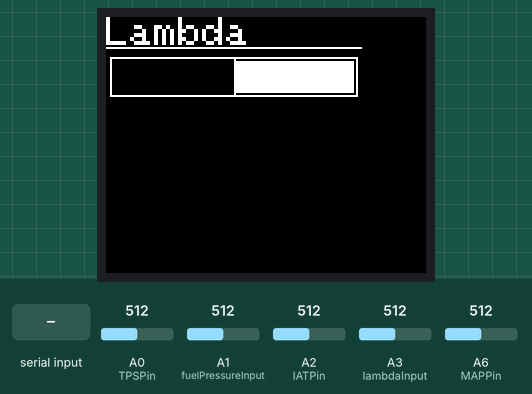
This sketch was run on a simulated Arduino Nano, built with avr-gcc and run on an emulated ATmega328P. Shown: 160×128 colour display. The test bench sets the inputs (shaded band); at power-on: A0 (TPSPin) = 512, A1 (fuelPressureInput) = 512, A2 (IATPin) = 512, A3 (lambdaInput) = 512, A6 (MAPPin) = 512. Storage starts empty; EEPROM starts erased; what the sketch prints to the serial monitor is not drawn.

Above: at 8.4 s.
8.5 s: "c" received over Serial
At 9.8 s:
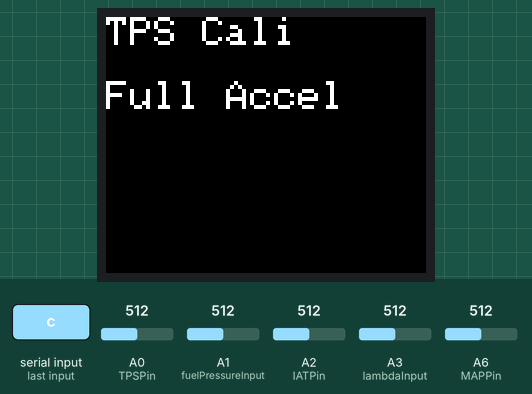
11.5 s: "0" received over Serial
At 13.6 s:
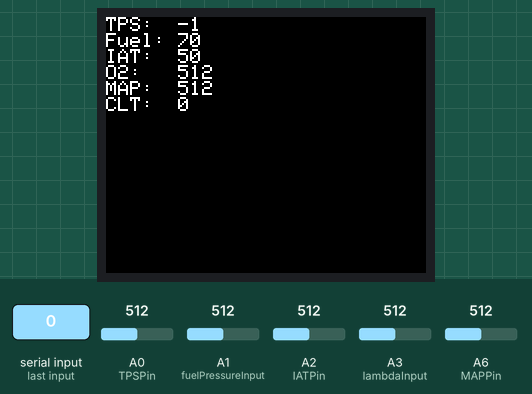
14.1 s: "1" received over Serial
At 15.2 s:
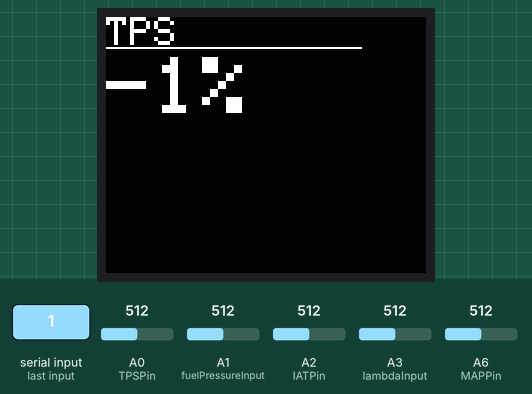
15.6 s: "2" received over Serial
At 16.7 s:
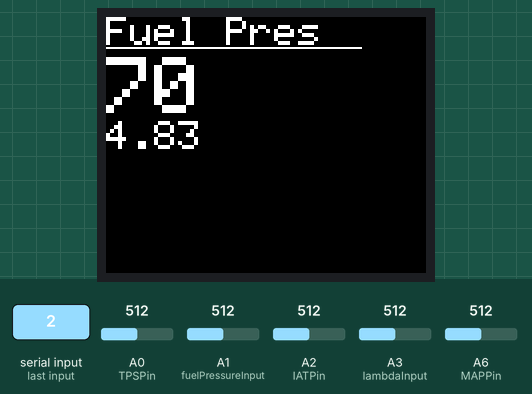
17.1 s: "3" received over Serial
At 18.3 s:
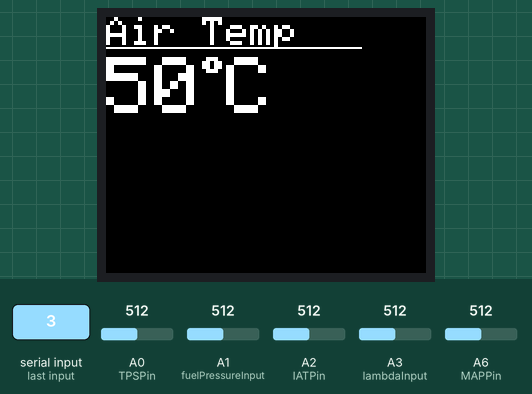
18.6 s: "5" received over Serial
At 19.3 s:
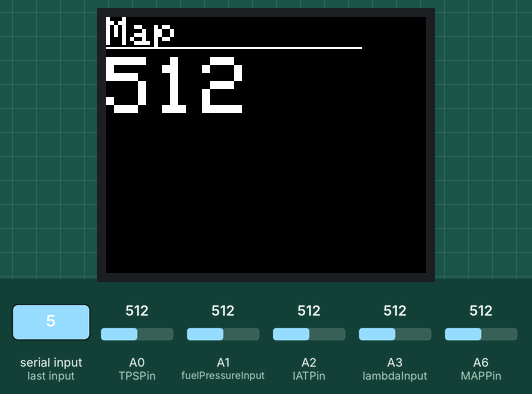
Timing chart, 0 to 21.1 s (numbered marks = the images above; inputs shaded):
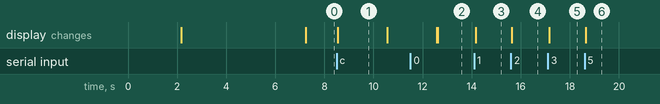

The sketch:

carDataLogger.ino
```cpp
#include <EEPROM.h>
#include <SPI.h>
#include <SD.h>

#include <Adafruit_GFX.h>
#include <Adafruit_ST7735.h> // Hardware-specific library for ST7735

#define TFT_CS         10
#define TFT_RST       3 // Or set to -1 and connect to Arduino RESET pin
#define TFT_DC         4

// Color definitions
#define BLACK    0x0000
#define BLUE     0x001F
#define RED      0xF800
#define GREEN    0x07E0
#define CYAN     0x07FF
#define MAGENTA  0xF81F
#define YELLOW   0xFFE0
#define WHITE    0xFFFF

Adafruit_ST7735 display = Adafruit_ST7735(TFT_CS, TFT_DC, TFT_RST);

char receivedChar;
boolean newData = false;
boolean calibration = false;
boolean calTPS = false;
int filename = 0;
char csvFile[8];

///////////////
// Pin Setup //
///////////////

const int TPSPin = A0;
const int fuelPressureInput = A1;
const int IATPin = A2;
const int lambdaInput = A3;
const int MAPPin = A6;
const int coolantPin = A7;
const int led = 5;
const int button = 2;

/////////////////////////
// Sensor Min Max Vars //
/////////////////////////

int TPSMax = 1023;
int TPSMin = 0;

int TPSMaxAddress = 10;
int TPSMinAddress = 20;
int FuelPressureMaxAddress = 30;
int FuelPressureMinAddress = 40;

const bool narrowbandLambda = true;
const int narrowbandThreshold = 100; //mV
//const int narrowbandThreshold = 512; //mV

const int chipSelect = 2;

int isrCounter = 0;
volatile byte state = LOW;

int page = 4;
int oldPage = 0;

void setup() {

//    pinMode(led, OUTPUT);
//    pinMode(button, INPUT);
//    attachInterrupt(digitalPinToInterrupt(button), my_interrupt_handler, FALLING);

    // Use this initializer if using a 1.8" TFT screen:
    display.initR(INITR_BLACKTAB);      // Init ST7735S chip, black tab
    display.setRotation(1);

    // Show initial display buffer contents on the screen --
    // the library initializes this with an Adafruit splash screen.
    //display.display();
    delay(2000); // Pause for 2 seconds

    // Clear the buffer
    display.fillScreen(BLACK);

    // Draw a single pixel in white
    display.drawPixel(10, 10, WHITE);

    // Show the display buffer on the screen. You MUST call display() after
    // drawing commands to make them visible on screen!
    //display.display();
    delay(2000);

    Serial.begin(115200);
    Serial.println("<Arduino is ready>");
    Serial.println("Reading Values from EEPROM");

    TPSMax = EEPROM.read(TPSMaxAddress) * 4;
    TPSMin = EEPROM.read(TPSMinAddress) * 4;

    Serial.print("TPS Max : ");
    Serial.println(TPSMax);

    Serial.print("TPS Min : ");
    Serial.println(TPSMin);

    // see if the card is present and can be initialized:
    if (!SD.begin(chipSelect)) {
      Serial.println("Card failed, or not present");
      // don't do anything more:
      while (1);
    }
    Serial.println("card initialized.");

    for(int x=0; x<1000; x++){
      // Check to see if the file exists:
      char filename[8];
      sprintf(filename, "%03d.CSV", x);
      Serial.println(filename);
      if (SD.exists(filename)) {
        Serial.println(filename);
      }
      else {
        sprintf(csvFile, "%03d.CSV", x);
        break;
      }
    }


    File dataFile = SD.open(csvFile, FILE_WRITE);
    if (dataFile) {
      dataFile.println("TPS,FuelP,IAT,Lambda,MAP,Alert Level");
      dataFile.close();
    }

    delay(3000);
}

void loop() {
    recvOneChar();
    showNewData();
    processData();
}

void recvOneChar() {
    if (Serial.available() > 0) {
        receivedChar = Serial.read();
        newData = true;
    }
}

void showNewData() {
    if (newData == true) {
        Serial.print("This just in ... ");
        Serial.println(receivedChar);
        if ( receivedChar == 'c' ) {
          calibration = true;
        }
        if ( receivedChar == 'x' ) {
          calibration = false;
        }

        if ( receivedChar == '0' ) {
          page = 0;
        }

        if ( receivedChar == '1' ) {
          page = 1;
        }
        if ( receivedChar == '2' ) {
          page = 2;
        }
        if ( receivedChar == '3' ) {
          page = 3;
        }
        if ( receivedChar == '4' ) {
          page = 4;
        }
        if ( receivedChar == '5' ) {
          page = 5;
        }
        if ( receivedChar == '6' ) {
          page = 6;
        }
        if ( receivedChar == '7' ) {
          page = 7;
        }

        newData = false;
    }
}

void analog_gauge(int sensor, int type) {
    // Credit for the basics of the pointer from this page
    // https://forum.arduino.cc/t/cos-sin-analog-needle-gauge-line-code-display-using-adafruit_ssd1306-128x64/529669

    float angle  = (PI/1023) * sensor;                        // map analog in 0,1023, to 0.00,3.14
    int length = 40;                                       // line height Ratio of Screen 0-64
    const byte x0 = 64;                                    // x0 Line Start 0-128
    const byte y0 = 127;                                    // y0 Line Start 0-64
                             // y0 Line Start 0-64

    display.drawCircle(x0, y0, 45, WHITE);

    byte x1 = x0 - length * cos (angle);
    byte y1 = y0 - length * sin (angle);

    display.drawLine(x0, y0, x1, y1, WHITE); // write to screen
    //display.setCursor

}

void processData() {
    if (calibration == true) {
        display.fillScreen(BLACK);
        display.setTextColor(WHITE);
        display.setCursor(0,0);
        display.setTextSize(2); // Draw 2X-scale text
        display.println("TPS Cali");
        display.println();
        display.println("Full Accel");
        //display.println("Reading will be taken in 2 seconds");
        //display.display();
        delay(2000);
        TPSMax = analogRead(TPSPin);
        display.fillScreen(BLACK);
        display.setCursor(0,0);
        display.println("TPS Cali");
        display.println();
        display.println("No Accel");
        //display.println("Reading will be taken in 2 seconds");
        //display.display();
        delay(2000);
        display.fillScreen(BLACK);
        //display.display();
        TPSMin = analogRead(TPSPin);
        EEPROM.update(TPSMaxAddress, TPSMax/4);
        EEPROM.update(TPSMinAddress, TPSMin/4);
        calibration = false;
    }
    else {


      String dataString = "";

      int tps = analogRead(TPSPin);
      int tpsPercent = map(tps,TPSMin, TPSMax, 0, 100);
      int fuelPressure = analogRead(fuelPressureInput);
      int fuelPressurePSi = map(fuelPressure, 0, 1023, 0, 140);
      float fuelPressureBar = fuelPressurePSi / 14.504;
      int iat = analogRead(IATPin);
      int iatPercent = map(iat, 0, 1023, 0, 100);
      int lambda = analogRead(lambdaInput);
      int mapV = analogRead(MAPPin);

      dataString += tpsPercent;
      dataString += ",";
      dataString += fuelPressurePSi;
      dataString += ",";
      dataString += iatPercent;
      dataString += ",";
      dataString += lambda;
      dataString += ",";
      dataString += mapV;
      dataString += ",";
      dataString += isrCounter;
      //Serial.println(dataString);

      //display the pages
      if ( page == 0 ){
        //Display the full output,
        if (oldPage != page) {
          display.fillScreen(BLACK);
          display.setTextColor(WHITE, BLACK);
          display.setTextSize(1);
          oldPage = page;
          Serial.print("page : ");
          Serial.println(page);
        }
        display.setCursor(0,0);
        display.print("TPS:  "); display.println(tpsPercent);
        display.print("Fuel: "); display.println(fuelPressurePSi);
        display.print("IAT:  "); display.println(iatPercent);
        display.print("O2:   "); display.println(lambda);
        display.print("MAP:  "); display.println(mapV);
        display.print("CLT:  "); display.println("0");
        //display.display();
      }

      if ( page == 1 ) {
        // its the TPS on this one
        if (oldPage != page) {
          display.fillScreen(BLACK);
          display.setTextColor(WHITE, BLACK);
          display.setTextSize(2);
          display.setCursor(0,0);
          display.println("TPS");
          display.drawFastHLine(0, 15, 128, WHITE);
          oldPage = page;
          Serial.print("page : ");
          Serial.println(page);
        }
        display.setTextSize(4);
        display.setCursor(0,20);
        display.print(tpsPercent);
        display.print("%");
        //display.display();
      }

      if ( page == 2 ) {
        // its the Fuel Pressure on this one
        if (oldPage != page) {
          display.fillScreen(BLACK);
          display.setTextColor(WHITE, BLACK);
          display.setTextSize(2);
          display.setCursor(0,0);
          display.println("Fuel Pres");
          display.drawFastHLine(0, 15, 128, WHITE);
          oldPage = page;
          Serial.print("page : ");
          Serial.println(page);
        }
        display.setTextSize(4);
        display.setCursor(0,20);
        display.println(fuelPressurePSi);
        display.setTextSize(2);
        display.println(fuelPressureBar);
        //display.display();
      }

      if ( page == 3 ) {
        // its the IAT on this one
        if (oldPage != page) {
          display.fillScreen(BLACK);
          display.setTextColor(WHITE, BLACK);
          display.setTextSize(2);
          display.setCursor(0,0);
          display.println("Air Temp");
          display.drawFastHLine(0, 15, 128, WHITE);
          oldPage = page;
          Serial.print("page : ");
          Serial.println(page);
        }
        display.setTextSize(4);
        display.setCursor(0,20);
        display.print(iatPercent);
        display.setTextSize(2);
        display.write(0xF7);  // Degrees Symbol
        display.setTextSize(4);
        display.println("C");
        //display.display();
      }

      if ( page == 4 ) {
        // its the Lambda on this one
        if (oldPage != page) {
          display.fillScreen(BLACK);
          display.setTextColor(WHITE, BLACK);
          display.setTextSize(2);
          display.setCursor(0,0);
          display.println("Lambda");
          display.drawFastHLine(0, 15, 128, WHITE);
          display.drawRect(2, 20, 124, 20, WHITE);  // Outer Box
          display.drawFastVLine(64, 20, 20, WHITE); // Halfway Marker
          oldPage = page;
          Serial.print("page : ");
          Serial.println(page);
        }

        // rich / lean on narrowband
        if (narrowbandLambda == true) {
          if ( lambda < narrowbandThreshold ) {
            //lean
            display.fillRect(64, 22, 60, 16, BLACK);
            display.fillRect(4, 22, 60, 16, WHITE);
          }
          else {
            //rich2
            display.fillRect(4, 22, 60, 16, BLACK);
            display.fillRect(64, 22, 60, 16, WHITE);
          }
        }
        //display.display();
      }

      if ( page == 5 ) {
        // its the Map on this one
        if (oldPage != page) {
          display.fillScreen(BLACK);
          display.setTextColor(WHITE, BLACK);
          display.setTextSize(2);
          display.setCursor(0,0);
          display.println("Map");
          display.drawFastHLine(0, 15, 128, WHITE);
          oldPage = page;
          Serial.print("page : ");
          Serial.println(page);
        }
        display.setTextSize(4);
        display.setCursor(0,20);
        display.println(mapV);
        //display.display();
      }

      if ( page == 6 ) {
        // its the Coolant Temp on this one
        if (oldPage != page) {
          display.fillScreen(BLACK);
          display.setTextColor(WHITE, BLACK);
          display.setTextSize(2);
          display.setCursor(0,0);
          display.println("Coolant");
          display.drawFastHLine(0, 15, 128, WHITE);
          oldPage = page;
          Serial.print("page : ");
          Serial.println(page);
        }
        display.setTextSize(4);
        display.setCursor(0,20);
        display.print(96);
        display.setTextSize(2);
        display.write(0xF7);  // Degrees Symbol
        display.setTextSize(4);
        display.println("C");
        //display.display();
      }

      if ( page == 7 ) {
        if (oldPage != page) {
          display.fillScreen(BLACK);
          display.setTextColor(WHITE, BLACK);
          display.setTextSize(2);
          display.setCursor(0,0);
          display.println("TPS");
          display.drawFastHLine(0, 15, 128, WHITE);
          oldPage = page;
          Serial.print("page : ");
          Serial.println(page);
        }
        analog_gauge(tps, 0);
        //display.display();
      }

      File dataFile = SD.open(csvFile, FILE_WRITE);
      if (dataFile) {
        dataFile.println(dataString);
        dataFile.close();
        Serial.println(dataString);
      }


      else {
        Serial.print ("Error opening SD Card File");

      }

    }
    digitalWrite(led, state);
    //isrCounter = 0;
}

void my_interrupt_handler()
{
  static unsigned long last_interrupt_time = 0;
  unsigned long interrupt_time = millis();
  // If interrupts come faster than 200ms, assume it's a bounce and ignore
  if (interrupt_time - last_interrupt_time > 200)
  {
    state = !state;
    isrCounter = isrCounter + 10;
  }
  last_interrupt_time = interrupt_time;
}
```

Measured:
- after the input at 8.5 s, the display: changes at once (image 1)
- after the input at 11.5 s, the display: first differs from a run without the input after 1.1 s (image 2)
- after the input at 14.1 s, the display: changes after 0.06 s (image 3)
- after the input at 15.6 s, the display: changes at once (image 4)
- after the input at 17.1 s, the display: changes after 0.05 s (image 5)
- after the input at 18.6 s, the display: changes after 0.05 s (image 6)
- what the display in image 1 shows lasts 2.1 s, from 8.5 s to 10.6 s
